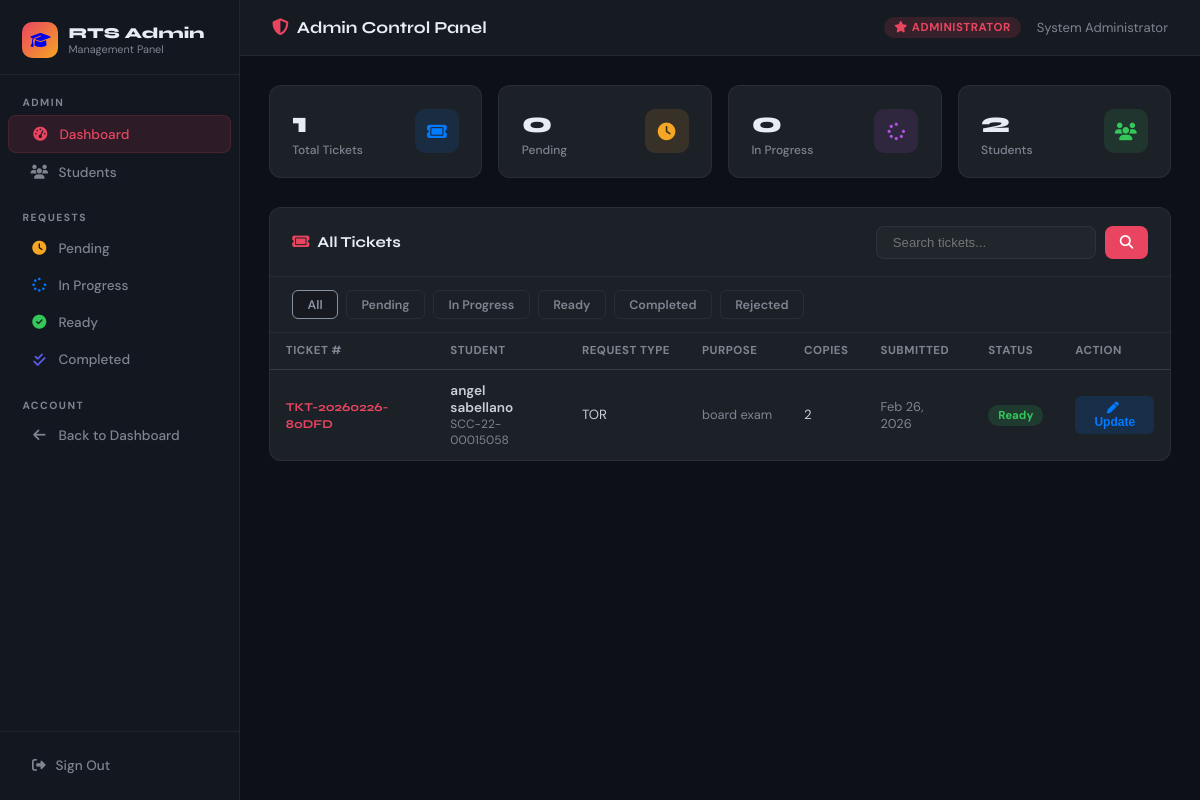
Page /Admin.php (signed in) on the committed database.
### tables this page shows
CREATE TABLE `tickets` (
  `id` int(11) NOT NULL,
  `ticket_number` varchar(20) NOT NULL,
  `user_id` int(11) NOT NULL,
  `request_type` varchar(100) NOT NULL,
  `purpose` text DEFAULT NULL,
  `semester` varchar(50) DEFAULT NULL,
  `school_year` varchar(20) DEFAULT NULL,
  `copies` int(11) DEFAULT 1,
  `notes` text DEFAULT NULL,
  `status` enum('pending','in_progress','ready','completed','rejected') DEFAULT 'pending',
  `admin_remarks` text DEFAULT NULL,
  `created_at` timestamp NOT NULL DEFAULT current_timestamp(),
  `updated_at` timestamp NOT NULL DEFAULT current_timestamp() ON UPDATE current_timestamp()
);

CREATE TABLE `users` (
  `id` int(11) NOT NULL,
  `student_id` varchar(20) NOT NULL,
  `first_name` varchar(100) NOT NULL,
  `last_name` varchar(100) NOT NULL,
  `email` varchar(150) NOT NULL,
  `password` varchar(255) NOT NULL,
  `course` varchar(100) DEFAULT NULL,
  `year_level` varchar(20) DEFAULT NULL,
  `role` enum('student','admin') DEFAULT 'student',
  `created_at` timestamp NOT NULL DEFAULT current_timestamp()
);

### Admin.php (the view, shortened to what this page needs)
<?php
$user = $_SESSION['user'];
$db = getDB();
$totalTickets  = $db->query("SELECT COUNT(*) c FROM tickets")->fetch_assoc()['c'];
$pendingCount  = $db->query("SELECT COUNT(*) c FROM tickets WHERE status='pending'")->fetch_assoc()['c'];
$inProgCount   = $db->query("SELECT COUNT(*) c FROM tickets WHERE status='in_progress'")->fetch_assoc()['c'];
$totalUsers    = $db->query("SELECT COUNT(*) c FROM users WHERE role='student'")->fetch_assoc()['c'];
$filter = $_GET['filter'] ?? 'all';
$filterWhere = $filter !== 'all' ? "WHERE t.status='$filter'" : "WHERE 1=1";
$search = trim($_GET['s'] ?? '');
$tickets = $db->query("SELECT t.*, u.first_name, u.last_name, u.student_id, u.email, u.course
    FROM tickets t JOIN users u ON t.user_id = u.id
    $filterWhere ORDER BY t.created_at DESC")->fetch_all(MYSQLI_ASSOC);
$requestLabels = [
    'grades'=>'Grade Report','permit'=>'Enrollment Permit','tor'=>'TOR',
    'soa'=>'Statement of Account','study_load'=>'Study Load',
    'form137'=>'Form 137','form138'=>'Form 138','coe'=>'COE',
    'good_moral'=>'Good Moral','honorable'=>'Honorable Dismissal',
    'diploma'=>'Diploma Replacement','other'=>'Other',
];
function sBadge($s) {
    $map = [
        'pending'     => ['bg'=>'rgba(245,166,35,0.15)','color'=>'#f5a623','label'=>'Pending'],
        'in_progress' => ['bg'=>'rgba(0,122,255,0.15)','color'=>'#007aff','label'=>'In Progress'],
        'ready'       => ['bg'=>'rgba(52,199,89,0.15)','color'=>'#34c759','label'=>'Ready'],
        'completed'   => ['bg'=>'rgba(88,86,214,0.15)','color'=>'#5e5ce6','label'=>'Completed'],
        'rejected'    => ['bg'=>'rgba(255,59,48,0.15)','color'=>'#ff3b30','label'=>'Rejected'],
    ];
    $d = $map[$s] ?? $map['pending'];
    return "<span style='background:{$d['bg']};color:{$d['color']};padding:3px 10px;border-radius:50px;font-size:0.72rem;font-weight:700'>{$d['label']}</span>";
}
?>
<!DOCTYPE html>
<html lang="en">
<head>
    <link rel="stylesheet" href="https://cdnjs.cloudflare.com/ajax/libs/font-awesome/6.5.0/css/all.min.css">
</head>
<body>
<div class="sidebar">
    <a href="index.php" class="sidebar-logo">
        <div class="logo-box"><i class="fas fa-graduation-cap"></i></div>
        <div><div class="logo-text">RTS Admin</div><div class="logo-sub">Management Panel</div></div>
    </a>
    <nav style="flex:1;overflow-y:auto;padding:0.5rem 0">
        <div class="nav-section">Admin</div>
        <a href="admin.php" class="nav-item active"><i class="fas fa-gauge-high"></i> Dashboard</a>
        <a href="admin.php?view=users" class="nav-item <?= ($_GET['view']??'')==='users'?'active':'' ?>"><i class="fas fa-users"></i> Students</a>
        <div class="nav-section" style="margin-top:0.5rem">Requests</div>
        <a href="admin.php?filter=pending" class="nav-item <?= $filter==='pending'?'active':'' ?>"><i class="fas fa-clock" style="color:#f5a623"></i> Pending</a>
        <a href="admin.php?filter=in_progress" class="nav-item <?= $filter==='in_progress'?'active':'' ?>"><i class="fas fa-spinner" style="color:#007aff"></i> In Progress</a>
        <a href="admin.php?filter=ready" class="nav-item <?= $filter==='ready'?'active':'' ?>"><i class="fas fa-circle-check" style="color:#34c759"></i> Ready</a>
        <a href="admin.php?filter=completed" class="nav-item"><i class="fas fa-check-double" style="color:#5e5ce6"></i> Completed</a>
        <div class="nav-section" style="margin-top:0.5rem">Account</div>
        <a href="dashboard.php" class="nav-item"><i class="fas fa-arrow-left"></i> Back to Dashboard</a>
    </nav>
    <div class="sidebar-bottom">
        <a href="logout.php" class="logout-btn"><i class="fas fa-sign-out-alt"></i> Sign Out</a>
    </div>
</div>
<div class="main">
    <div class="topbar">
        <div class="topbar-title"><i class="fas fa-shield-halved" style="margin-right:8px;color:var(--gold)"></i>Admin Control Panel</div>
        <div style="display:flex;align-items:center;gap:1rem">
            <span class="admin-badge"><i class="fas fa-star" style="margin-right:4px"></i>Administrator</span>
            <span style="font-size:0.82rem;color:var(--gray)"><?= htmlspecialchars($user['name']) ?></span>
        </div>
    </div>
    <div class="content">
        <div class="stats-row">
            <div class="stat-card">
                <div><div class="stat-val"><?= $totalTickets ?></div><div class="stat-lbl">Total Tickets</div></div>
                <div class="stat-icon" style="background:rgba(0,122,255,0.12)"><i class="fas fa-ticket" style="color:#007aff"></i></div>
            </div>
            <div class="stat-card">
                <div><div class="stat-val"><?= $pendingCount ?></div><div class="stat-lbl">Pending</div></div>
                <div class="stat-icon" style="background:rgba(245,166,35,0.12)"><i class="fas fa-clock" style="color:#f5a623"></i></div>
            </div>
            <div class="stat-card">
                <div><div class="stat-val"><?= $inProgCount ?></div><div class="stat-lbl">In Progress</div></div>
                <div class="stat-icon" style="background:rgba(175,82,222,0.12)"><i class="fas fa-spinner" style="color:#af52de"></i></div>
            </div>
            <div class="stat-card">
                <div><div class="stat-val"><?= $totalUsers ?></div><div class="stat-lbl">Students</div></div>
                <div class="stat-icon" style="background:rgba(52,199,89,0.12)"><i class="fas fa-users" style="color:#34c759"></i></div>
            </div>
        </div>
        <?php
        if (($_GET['view'] ?? '') === 'users') {
            $db5 = getDB();
            $users = $db5->query("SELECT u.*, (SELECT COUNT(*) FROM tickets WHERE user_id=u.id) as ticket_count FROM users WHERE role='student' ORDER BY created_at DESC")->fetch_all(MYSQLI_ASSOC);
            $db5->close();
        ?>
        <div class="card">
            <div class="card-header">
                <span class="card-title"><i class="fas fa-users" style="margin-right:8px;color:var(--gold)"></i>Registered Students</span>
                <span style="font-size:0.8rem;color:var(--gray)"><?= count($users) ?> total</span>
            </div>
            <div class="table-wrap">
                <table>
                    <thead>
                        <tr><th>Student ID</th><th>Name</th><th>Email</th><th>Course</th><th>Year</th><th>Tickets</th><th>Registered</th></tr>
                    </thead>
                    <tbody>
                        <?php foreach ($users as $u): ?>
                        <tr>
                            <td><span class="tnum"><?= htmlspecialchars($u['student_id']) ?></span></td>
                            <td><?= htmlspecialchars($u['first_name'] . ' ' . $u['last_name']) ?></td>
                            <td style="color:var(--gray)"><?= htmlspecialchars($u['email']) ?></td>
                            <td style="font-size:0.8rem"><?= htmlspecialchars($u['course'] ?: '—') ?></td>
                            <td><?= htmlspecialchars($u['year_level'] ?: '—') ?></td>
                            <td><span style="font-family:'Syne',sans-serif;font-weight:700;color:var(--blue)"><?= $u['ticket_count'] ?></span></td>
                            <td style="color:var(--gray)"><?= date('M d, Y', strtotime($u['created_at'])) ?></td>
                        </tr>
                        <?php endforeach; ?>
                    </tbody>
                </table>
                <?php if (empty($users)): ?>
                <div class="empty-state"><i class="fas fa-users-slash"></i><p>No students registered yet.</p></div>
                <?php endif; ?>
            </div>
        </div>
        <?php } else {  ?>
        <div class="card">
            <div class="card-header">
                <span class="card-title"><i class="fas fa-ticket" style="margin-right:8px;color:var(--gold)"></i>All Tickets</span>
                <div style="display:flex;gap:0.8rem;flex-wrap:wrap;align-items:center">
                    <form class="search-form" method="GET">
                        <input type="text" name="s" class="search-input" placeholder="Search tickets..." value="<?= htmlspecialchars($search) ?>">
                        <button type="submit" class="search-btn"><i class="fas fa-search"></i></button>
                    </form>
                </div>
            </div>
            <div style="padding:0.8rem 1.4rem;border-bottom:1px solid var(--border);display:flex;gap:0.5rem;flex-wrap:wrap">
                <?php
                $ftabs = ['all'=>'All','pending'=>'Pending','in_progress'=>'In Progress','ready'=>'Ready','completed'=>'Completed','rejected'=>'Rejected'];
                $ftcolors = ['all'=>'#8892a4','pending'=>'#f5a623','in_progress'=>'#007aff','ready'=>'#34c759','completed'=>'#5e5ce6','rejected'=>'#ff3b30'];
                foreach ($ftabs as $fk => $fl) {
                    $act = $filter === $fk;
                    $c = $ftcolors[$fk];
                    echo "<a href='admin.php?filter=$fk' class='ftab' style='" . ($act ? "background:rgba(0,0,0,0.2);color:$c;border-color:$c" : "background:transparent;color:var(--gray);border-color:var(--border)") . "'>$fl</a>";
                }
                ?>
            </div>
            <div class="table-wrap">
                <?php if (empty($tickets)): ?>
                <div class="empty-state"><i class="fas fa-inbox"></i><p>No tickets found.</p></div>
                <?php else: ?>
                <table>
                    <thead>
                        <tr><th>Ticket #</th><th>Student</th><th>Request Type</th><th>Purpose</th><th>Copies</th><th>Submitted</th><th>Status</th><th>Action</th></tr>
                    </thead>
                    <tbody>
                        <?php foreach ($tickets as $t): ?>
                        <tr>
                            <td><span class="tnum"><?= htmlspecialchars($t['ticket_number']) ?></span></td>
                            <td>
                                <div style="font-weight:600;font-size:0.85rem"><?= htmlspecialchars($t['first_name'] . ' ' . $t['last_name']) ?></div>
                                <div style="font-size:0.75rem;color:var(--gray)"><?= htmlspecialchars($t['student_id']) ?></div>
                            </td>
                            <td><?= htmlspecialchars($requestLabels[$t['request_type']] ?? $t['request_type']) ?></td>
                            <td style="max-width:150px;overflow:hidden;text-overflow:ellipsis;white-space:nowrap;font-size:0.8rem;color:var(--gray)"><?= htmlspecialchars($t['purpose']) ?></td>
                            <td><?= $t['copies'] ?></td>
                            <td style="font-size:0.8rem;color:var(--gray)"><?= date('M d, Y', strtotime($t['created_at'])) ?></td>
                            <td><?= sBadge($t['status']) ?></td>
                            <td>
                                <button class="action-btn btn-edit" onclick="openModal(<?= $t['id'] ?>,'<?= $t['ticket_number'] ?>','<?= $t['status'] ?>','<?= addslashes($t['admin_remarks'] ?? '') ?>')">
                                    <i class="fas fa-pen" style="margin-right:4px"></i>Update
                                </button>
                            </td>
                        </tr>
                        <?php endforeach; ?>
                    </tbody>
                </table>
                <?php endif; ?>
            </div>
        </div>
        <?php } ?>
    </div>
</div>
</body>
</html>

### rows in the picture
tickets: ticket_number "TKT-20260226-80DFD", user.last_name "angel sabellano", user.student_id "SCC-22-00015058", request_type "TOR", purpose "board exam", copies "2", created_at "Feb 26, 2026", status "Ready"

### other values in the picture
$user['name'] "System Administrator"
$totalTickets "1"
$pendingCount "0"
$inProgCount "0"
$totalUsers "2"
$fl "All"
$fl "Pending"
$fl "In Progress"
$fl "Ready"
$fl "Completed"
$fl "Rejected"
